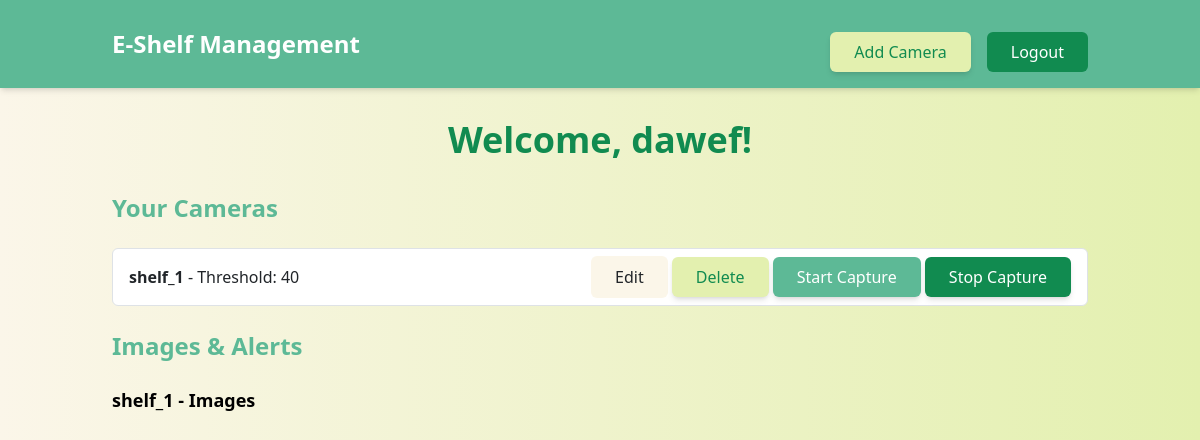
Page /dashboard (signed in) on the earlier database version.
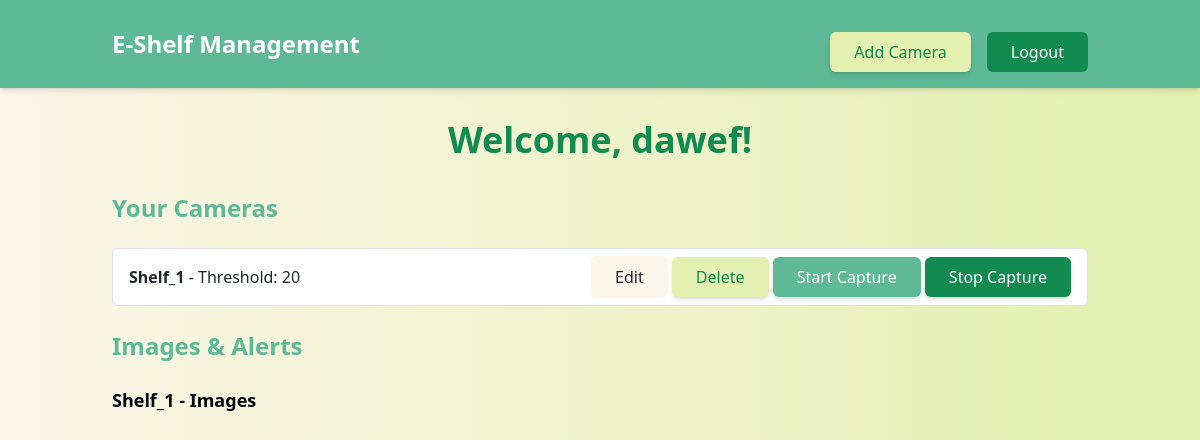
Same page on the later database version.
### models.py (models this page shows)
class Camera(db.Model):
    id = db.Column(db.Integer, primary_key=True)
    name = db.Column(db.String(100), nullable=False)
    threshold = db.Column(db.Integer, nullable=False)
    user_id = db.Column(db.Integer, db.ForeignKey('user.id'), nullable=False)
    user = db.relationship('User', backref='cameras')

### app.py (the view)
@app.route('/dashboard')
def dashboard():
    if 'user_id' not in session:
        flash('Please log in to access the dashboard!', 'warning')
        return redirect(url_for('login'))
    user_id = session['user_id']
    user = User.query.get(user_id)
    cameras = Camera.query.filter_by(user_id=user_id).all()
    return render_template('dashboard.html', user=user, cameras=cameras)

### templates/dashboard.html (shortened to what this page needs)
<!DOCTYPE html>
<html lang="en">
<head>
  <link href="https://cdn.jsdelivr.net/npm/bootstrap@5.3.0-alpha3/dist/css/bootstrap.min.css" rel="stylesheet">
  <script src="https://cdn.tailwindcss.com"></script>
</head>
<body class="bg-gradient-to-r from-[#FBF6E9] to-[#E3F0AF] font-sans">
  <nav class="bg-[#5DB996] shadow-md py-3">
    <div class="container mx-auto px-4 flex justify-between items-center">
      <a href="#" class="text-2xl font-bold text-white">E-Shelf Management</a>
      <div class="flex space-x-4">
        <a href="{{ url_for('add_camera') }}"
          class="mt-3 bg-[#E3F0AF] text-[#118B50] px-4 py-2 rounded-md hover:bg-[#D1E89A] shadow-md">Add Camera</a>
        <a href="{{ url_for('logout') }}"
          class="mt-3 bg-[#118B50] text-white px-4 py-2 rounded-md hover:bg-[#0E703E]">Logout</a>
      </div>
    </div>
  </nav>
  <div class="container mx-auto px-4 py-8">
    <h2 class="text-4xl font-bold text-center text-[#118B50] mb-8">Welcome, {{ user.business_name }}!</h2>
    <h3 class="text-2xl font-semibold text-[#5DB996] mb-4">Your Cameras</h3>
    {% if cameras %}
    <ul class="list-group mb-4">
      {% for camera in cameras %}
      <li class="list-group-item d-flex justify-content-between align-items-center">
        <div>
          <strong>{{ camera.name }}</strong> - Threshold: {{ camera.threshold }}
        </div>
        <div>
          <a href="{{ url_for('update_camera', camera_id=camera.id) }}"
            class="bg-[#FBF6E9] text-[ #91AC8F] px-4 py-2.5 rounded-md hover:bg-[#D1E89A shadow-md]">Edit</a>
          <button class="bg-[#E3F0AF] text-[#118B50] px-4 py-2 rounded-md hover:bg-[#D1E89A] shadow-md"
            data-bs-toggle="modal" data-bs-target="#deleteModal"
            onclick="setDeleteCamera('{{ camera.id }}');">Delete</button>
          <button class="bg-[#5DB996] text-white px-4 py-2 rounded-md hover:bg-[#4A9B7A] shadow-md"
            id="start_{{ camera.id }}" data-bs-toggle="modal" data-bs-target="#startModal"
            onclick="setStartCameraModal('{{ camera.id }}');">Start Capture</button>
          <button class="bg-[#118B50] text-white px-4 py-2 rounded-md hover:bg-[#0E703E] shadow-md"
            id="stop_{{ camera.id }}" data-bs-toggle="modal" data-bs-target="#stopModal"
            onclick="setStopCameraModal('{{ camera.id }}');">Stop Capture</button>
        </div>
      </li>
      {% endfor %}
    </ul>
    <h4 class="text-2xl font-semibold text-[#5DB996] mb-4">Images & Alerts</h4>
    <div id="images-container">
      {% for camera in cameras %}
      <div id="camera_{{ camera.id }}" class="mb-5">
        <h5 class="text-lg font-semibold text-black mb-4">{{ camera.name }} - Images</h5>
      </div>
      {% endfor %}
    </div>
    {% else %}
    <p class="text-xl font-semibold text-[#118b50] mb-4">No cameras added yet.</p>
    {% endif %}
  </div>
</body>
</html>

Differences in the rows shown:
changed Camera: name "shelf_1" → "Shelf_1"; threshold "40" → "20"
